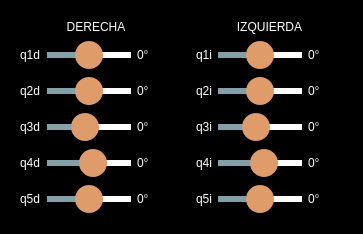
          <widget class="QFrame" name="frame">
           <property name="styleSheet">
            <string notr="true">QFrame{

background-color: rgb(0, 0, 0);
border-radius: 10px; 

}


QSlider {
	background-color: rgb(0, 0, 0);
}


QSlider::groove:horizontal {
    border: 1px solid #849fa8;
    height: 4px; 
    background: #849fa8;
 
}

QSlider::handle:horizontal {
    background:   #df9b6a;
    
   width: 28px;
	height:28px;
left: 11px;
right: 11px;
    margin: -12px; 
    border-radius:14px;
}

QSlider::add-page:horizontal{
background-color:#ffffff;
border: 1px solid #ffffff;
}

QLabel{
	color: rgb(255, 255, 255);
	
	font: 12pt &quot;Open Sans&quot;;
}


</string>
           </property>
           <property name="frameShape">
            <enum>QFrame::StyledPanel</enum>
           </property>
           <property name="frameShadow">
            <enum>QFrame::Raised</enum>
           </property>
           <layout class="QHBoxLayout" name="horizontalLayout_9">
            <item>
             <widget class="QFrame" name="frame_4">
              <property name="styleSheet">
               <string notr="true"/>
              </property>
              <property name="frameShape">
               <enum>QFrame::StyledPanel</enum>
              </property>
              <property name="frameShadow">
               <enum>QFrame::Raised</enum>
              </property>
              <layout class="QVBoxLayout" name="verticalLayout_7">
               <item>
                <layout class="QVBoxLayout" name="verticalLayout_4">
                 <item>
                  <widget class="QLabel" name="label_3">
                   <property name="maximumSize">
                    <size>
                     <width>16777215</width>
                     <height>25</height>
                    </size>
                   </property>
                   <property name="styleSheet">
                    <string notr="true">QSlider::groove:horizontal {
    border: 1px solid #00ff00;
    height: 4px; 
    background: #00ff00;
 
}

QSlider::handle:horizontal {
    background:   rgb(245, 10, 15);
    

    width: 28px;
	height:28px;

left: 11px;
right: 11px;


    margin: -12px; 
    border-radius:14px;
}


QSlider::add-page:horizontal{
background-color:white;
border: 1px solid white;
}</string>
                   </property>
                   <property name="text">
                    <string>DERECHA</string>
                   </property>
                   <property name="alignment">
                    <set>Qt::AlignCenter</set>
                   </property>
                  </widget>
                 </item>
                 <item>
                  <layout class="QHBoxLayout" name="horizontalLayout_3">
                   <item>
                    <widget class="QLabel" name="label">
                     <property name="text">
                      <string>q1d</string>
                     </property>
                    </widget>
                   </item>
                   <item>
                    <widget class="QSlider" name="slider_q1d">
                     <property name="minimumSize">
                      <size>
                       <width>0</width>
                       <height>30</height>
                      </size>
                     </property>
                     <property name="minimum">
                      <number>-180</number>
                     </property>
                     <property name="maximum">
                      <number>180</number>
                     </property>
                     <property name="orientation">
                      <enum>Qt::Horizontal</enum>
                     </property>
                    </widget>
                   </item>
                   <item>
                    <widget class="QLabel" name="label_q1d">
                     <property name="minimumSize">
                      <size>
                       <width>35</width>
                       <height>0</height>
                      </size>
                     </property>
                     <property name="text">
                      <string>0°</string>
                     </property>
                    </widget>
                   </item>
                  </layout>
                 </item>
                 <item>
                  <layout class="QHBoxLayout" name="horizontalLayout_4">
                   <item>
                    <widget class="QLabel" name="label_5">
                     <property name="text">
                      <string>q2d</string>
                     </property>
                    </widget>
                   </item>
                   <item>
                    <widget class="QSlider" name="slider_q2d">
                     <property name="minimumSize">
                      <size>
                       <width>0</width>
                       <height>30</height>
                      </size>
                     </property>
                     <property name="minimum">
                      <number>-180</number>
                     </property>
                     <property name="maximum">
                      <number>180</number>
                     </property>
                     <property name="orientation">
                      <enum>Qt::Horizontal</enum>
                     </property>
                    </widget>
                   </item>
                   <item>
                    <widget class="QLabel" name="label_q2d">
                     <property name="minimumSize">
                      <size>
                       <width>35</width>
                       <height>0</height>
                      </size>
                     </property>
                     <property name="text">
                      <string>0°</string>
                     </property>
                    </widget>
                   </item>
                  </layout>
                 </item>
                 <item>
                  <layout class="QHBoxLayout" name="horizontalLayout_5">
                   <item>
                    <widget class="QLabel" name="label_7">
                     <property name="text">
                      <string>q3d</string>
                     </property>
                    </widget>
                   </item>
                   <item>
                    <widget class="QSlider" name="slider_q3d">
                     <property name="minimumSize">
                      <size>
                       <width>0</width>
                       <height>30</height>
                      </size>
                     </property>
                     <property name="minimum">
                      <number>-180</number>
                     </property>
                     <property name="maximum">
                      <number>180</number>
                     </property>
                     <property name="value">
                      <number>-25</number>
                     </property>
                     <property name="orientation">
                      <enum>Qt::Horizontal</enum>
                     </property>
                    </widget>
                   </item>
                   <item>
                    <widget class="QLabel" name="label_q3d">
                     <property name="minimumSize">
                      <size>
                       <width>35</width>
                       <height>0</height>
                      </size>
                     </property>
                     <property name="text">
                      <string>0°</string>
                     </property>
                    </widget>
                   </item>
                  </layout>
                 </item>
                 <item>
                  <layout class="QHBoxLayout" name="horizontalLayout_6">
                   <item>
                    <widget class="QLabel" name="label_10">
                     <property name="text">
                      <string>q4d</string>
                     </property>
                    </widget>
                   </item>
                   <item>
                    <widget class="QSlider" name="slider_q4d">
                     <property name="minimumSize">
                      <size>
                       <width>0</width>
                       <height>30</height>
                      </size>
                     </property>
                     <property name="minimum">
                      <number>-180</number>
                     </property>
                     <property name="maximum">
                      <number>180</number>
                     </property>
                     <property name="value">
                      <number>25</number>
                     </property>
                     <property name="orientation">
                      <enum>Qt::Horizontal</enum>
                     </property>
                    </widget>
                   </item>
                   <item>
                    <widget class="QLabel" name="label_q4d">
                     <property name="minimumSize">
                      <size>
                       <width>35</width>
                       <height>0</height>
                      </size>
                     </property>
                     <property name="text">
                      <string>0°</string>
                     </property>
                    </widget>
                   </item>
                  </layout>
                 </item>
                 <item>
                  <layout class="QHBoxLayout" name="horizontalLayout_8">
                   <item>
                    <widget class="QLabel" name="label_12">
                     <property name="text">
                      <string>q5d</string>
                     </property>
                    </widget>
                   </item>
                   <item>
                    <widget class="QSlider" name="slider_q5d">
                     <property name="minimumSize">
                      <size>
                       <width>0</width>
                       <height>30</height>
                      </size>
                     </property>
                     <property name="minimum">
                      <number>-180</number>
                     </property>
                     <property name="maximum">
                      <number>180</number>
                     </property>
                     <property name="orientation">
                      <enum>Qt::Horizontal</enum>
                     </property>
                    </widget>
                   </item>
                   <item>
                    <widget class="QLabel" name="label_q5d">
                     <property name="minimumSize">
                      <size>
                       <width>35</width>
                       <height>0</height>
                      </size>
                     </property>
                     <property name="text">
                      <string>0°</string>
                     </property>
                    </widget>
                   </item>
                  </layout>
                 </item>
                </layout>
               </item>
              </layout>
             </widget>
            </item>
            <item>
             <widget class="QFrame" name="frame_3">
              <property name="styleSheet">
               <string notr="true">QPushButton {
	color: #000000;;
	font: 12pt &quot;Lato&quot;;
 	border-radius: 10px;
 	background-color:  white;

    height:                 24px;
	border: 2px solid  #000000;
    }

 QPushButton:hover {
        background-color:#00aaff;
        color: #0f0e17;
    }

QDoubleSpinBox{

	font: 10pt &quot;Lato&quot;;
    padding-right: 2px; 
    border-width: 2;
	background-color: rgb(255, 255, 255);
	background-color: white;
	border-style: outset;
	border-color: white;	
	border-radius:  8px;

}</string>
              </property>
              <property name="frameShape">
               <enum>QFrame::StyledPanel</enum>
              </property>
              <property name="frameShadow">
               <enum>QFrame::Raised</enum>
              </property>
              <layout class="QVBoxLayout" name="verticalLayout_8">
               <item>
                <layout class="QVBoxLayout" name="verticalLayout_6">
                 <item>
                  <widget class="QLabel" name="label_9">
                   <property name="maximumSize">
                    <size>
                     <width>16777215</width>
                     <height>25</height>
                    </size>
                   </property>
                   <property name="styleSheet">
                    <string notr="true">QSlider::groove:horizontal {
    border: 1px solid #00ff00;
    height: 4px; 
    background: #00ff00;
 
}

QSlider::handle:horizontal {
    background:   rgb(245, 10, 15);
    

    width: 28px;
	height:28px;

left: 11px;
right: 11px;


    margin: -12px; 
    border-radius:14px;
}


QSlider::add-page:horizontal{
background-color:white;
border: 1px solid white;
}</string>
                   </property>
                   <property name="text">
                    <string>IZQUIERDA</string>
                   </property>
                   <property name="alignment">
                    <set>Qt::AlignCenter</set>
                   </property>
                  </widget>
                 </item>
                 <item>
                  <layout class="QHBoxLayout" name="horizontalLayout_10">
                   <item>
                    <widget class="QLabel" name="label_13">
                     <property name="text">
                      <string>q1i</string>
                     </property>
                    </widget>
                   </item>
                   <item>
                    <widget class="QSlider" name="slider_q1i">
                     <property name="minimumSize">
                      <size>
                       <width>0</width>
                       <height>30</height>
                      </size>
                     </property>
                     <property name="minimum">
                      <number>-180</number>
                     </property>
                     <property name="maximum">
                      <number>180</number>
                     </property>
                     <property name="orientation">
                      <enum>Qt::Horizontal</enum>
                     </property>
                    </widget>
                   </item>
                   <item>
                    <widget class="QLabel" name="label_q1i">
                     <property name="minimumSize">
                      <size>
                       <width>35</width>
                       <height>0</height>
                      </size>
                     </property>
                     <property name="text">
                      <string>0°</string>
                     </property>
                    </widget>
                   </item>
                  </layout>
                 </item>
                 <item>
                  <layout class="QHBoxLayout" name="horizontalLayout_11">
                   <item>
                    <widget class="QLabel" name="label_14">
                     <property name="text">
                      <string>q2i</string>
                     </property>
                    </widget>
                   </item>
                   <item>
                    <widget class="QSlider" name="slider_q2i">
                     <property name="minimumSize">
                      <size>
                       <width>0</width>
                       <height>30</height>
                      </size>
                     </property>
                     <property name="minimum">
                      <number>-180</number>
                     </property>
                     <property name="maximum">
                      <number>180</number>
                     </property>
                     <property name="orientation">
                      <enum>Qt::Horizontal</enum>
                     </property>
                    </widget>
                   </item>
                   <item>
                    <widget class="QLabel" name="label_q2i">
                     <property name="minimumSize">
                      <size>
                       <width>35</width>
                       <height>0</height>
                      </size>
                     </property>
                     <property name="text">
                      <string>0°</string>
                     </property>
                    </widget>
                   </item>
                  </layout>
                 </item>
                 <item>
                  <layout class="QHBoxLayout" name="horizontalLayout_28">
                   <item>
                    <widget class="QLabel" name="label_33">
                     <property name="text">
                      <string>q3i</string>
                     </property>
                    </widget>
                   </item>
                   <item>
                    <widget class="QSlider" name="slider_q3i">
                     <property name="minimumSize">
                      <size>
                       <width>0</width>
                       <height>30</height>
                      </size>
                     </property>
                     <property name="minimum">
                      <number>-180</number>
                     </property>
                     <property name="maximum">
                      <number>180</number>
                     </property>
                     <property name="value">
                      <number>-25</number>
                     </property>
                     <property name="orientation">
                      <enum>Qt::Horizontal</enum>
                     </property>
                    </widget>
                   </item>
                   <item>
                    <widget class="QLabel" name="label_q3i">
                     <property name="minimumSize">
                      <size>
                       <width>35</width>
                       <height>0</height>
                      </size>
                     </property>
                     <property name="text">
                      <string>0°</string>
                     </property>
                    </widget>
                   </item>
                  </layout>
                 </item>
                 <item>
                  <layout class="QHBoxLayout" name="horizontalLayout_29">
                   <item>
                    <widget class="QLabel" name="label_34">
                     <property name="text">
                      <string>q4i</string>
                     </property>
                    </widget>
                   </item>
                   <item>
                    <widget class="QSlider" name="slider_q4i">
                     <property name="minimumSize">
                      <size>
                       <width>0</width>
                       <height>30</height>
                      </size>
                     </property>
                     <property name="minimum">
                      <number>-180</number>
                     </property>
                     <property name="maximum">
                      <number>180</number>
                     </property>
                     <property name="value">
                      <number>25</number>
                     </property>
                     <property name="orientation">
                      <enum>Qt::Horizontal</enum>
                     </property>
                    </widget>
                   </item>
                   <item>
                    <widget class="QLabel" name="label_q4i">
                     <property name="minimumSize">
                      <size>
                       <width>35</width>
                       <height>0</height>
                      </size>
                     </property>
                     <property name="text">
                      <string>0°</string>
                     </property>
                    </widget>
                   </item>
                  </layout>
                 </item>
                 <item>
                  <layout class="QHBoxLayout" name="horizontalLayout_30">
                   <item>
                    <widget class="QLabel" name="label_37">
                     <property name="text">
                      <string>q5i</string>
                     </property>
                    </widget>
                   </item>
                   <item>
                    <widget class="QSlider" name="slider_q5i">
                     <property name="minimumSize">
                      <size>
                       <width>0</width>
                       <height>30</height>
                      </size>
                     </property>
                     <property name="minimum">
                      <number>-180</number>
                     </property>
                     <property name="maximum">
                      <number>180</number>
                     </property>
                     <property name="orientation">
                      <enum>Qt::Horizontal</enum>
                     </property>
                    </widget>
                   </item>
                   <item>
                    <widget class="QLabel" name="label_q5i">
                     <property name="minimumSize">
                      <size>
                       <width>35</width>
                       <height>0</height>
                      </size>
                     </property>
                     <property name="text">
                      <string>0°</string>
                     </property>
                    </widget>
                   </item>
                  </layout>
                 </item>
                </layout>
               </item>
              </layout>
             </widget>
            </item>
           </layout>
          </widget>
